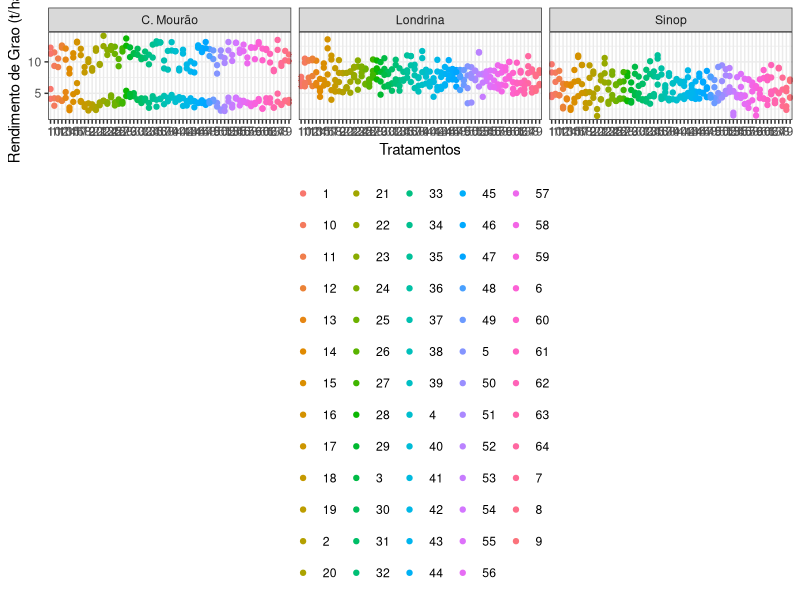

Source code (R): (Note: this script raises an error after producing the figure.)
# Análise conjunta para grupos de experimentos casualizados em blocos
library(readxl)

dados <- read_excel("first analysis.xlsx")
str(dados)

library(dplyr)
dados <- dados %>%
  mutate(Block = as.character(Block), 
         Treat = as.character(Treat), 
         Name_city = as.character(Name_city),
         Grain_yield = as.numeric(Grain_yield, na.rm = TRUE))
str(dados)
colnames(dados)

library(ggplot2)
          ggplot(dados,
               aes(x = Treat,
                   y = Grain_yield,
                   color = Treat)) + 
          geom_point() +
          facet_wrap(~Name_city) +
          xlab("Tratamentos") +
          ylab("Rendimento de Grao (t/ha)") +
          theme_bw() +
          theme(legend.position = "bottom",
                legend.direction = "horizontal",
                legend.title = element_blank())

          
          #Analises Individuais
          library(lmtest)

          #Local 1 - Planaltina
          mod.l1<- aov(Grain_yield ~ Block + Treat, 
                       data=dados, 
                       subset = c(Name_city=="Planaltina"))
  
          shapiro.test(rstandard(mod.l1))

          lmtest::bptest(mod.l1) #studentized Breusch-Pagan test
 
          ggplot(subset(dados, Name_city=="Planaltina"),
                 aes(x = Treat,
                     y = rstudent(mod.l1))) +
            geom_point()

          anova(mod.l1)     
          
          #Local 2 - Sinop
          mod.l2<- aov(Grain_yield ~ Block + Treat,
                       data = dados,
                       subset = c(Name_city=="Sinop"))
          
          shapiro.test(rstandard(mod.l2))
          
          lmtest::bptest(mod.l2) #studentized Breusch-Pagan test
          
          ggplot(subset(dados, Name_city=="Planaltina"),
                 aes(x = Treat,
                     y = rstudent(mod.l2))) +
            geom_point()
          
          
          anova(mod.l2)     

          #Local 3 - C. Mourão        
          mod.l3<- aov(Grain_yield ~ Block + Treat,
                       data = dados,
                       subset = c(Name_city=="C. Mourão"))
          
          shapiro.test(rstandard(mod.l3))
          
          lmtest::bptest(mod.l3) #studentized Breusch-Pagan test
          
          ggplot(subset(dados, Name_city=="Planaltina"),
                 aes(x = Treat,
                     y = rstudent(mod.l3))) +
            geom_point()
          
          
          anova(mod.l3)     
          
          #Local 4 - Londrina
          mod.l4<- aov(Grain_yield ~ Block + Treat,
                       data = dados,
                       subset = c(Name_city=="Londrina"))
          
          shapiro.test(rstandard(mod.l4))
          
          lmtest::bptest(mod.l4) #studentized Breusch-Pagan test
          
          ggplot(subset(dados, Name_city=="Londrina"),
                 aes(x = Treat,
                     y = rstudent(mod.l4))) +
            geom_point()
          
          
          anova(mod.l4) 
          
          #Local 5 - 7 Lagoas ($)
          mod.l5 <- aov(Grain_yield ~ Block + Treat,
                        data = dados,
                        subset = c(Name_city == "7 Lagoas ($)"))
          
          shapiro.test(rstandard(mod.l5))
          
          lmtest::bptest(mod.l5) #studentized Breusch-Pagan test
          
          ggplot(subset(dados, Name_city == "7 Lagoas ($)"),
                 aes(x = Treat,
                     y = rstudent(mod.l5))) +
            geom_point()
          
          anova(mod.l5)
          
          #Local 6 - Goiânia
          mod.l6 <- aov(Grain_yield ~ Block + Treat,
                        data = dados,
                        subset = c(Name_city == "Goiânia"))
          
          shapiro.test(rstandard(mod.l6))
          
          lmtest::bptest(mod.l6)
          
          ggplot(subset(dados, Name_city == "Goiânia"),
                 aes(x = Treat,
                     y = rstudent(mod.6))) +
            geom_point()
          
          anova(mod.l6)
          
          #Local 7 - Londrina (2)
          mod.l7 <- aov(Grain_yield ~ Block + Treat,
                        data = dados,
                        subset = c(Name_city == "Londrina (2)"))
          
          shapiro.test(rstandard(mod.l7))
          
          lmtest::bptest(mod.l7)
          
          ggplot(subset(dados, Name_city == "Londrina (2)"),
                 aes(x = Treat,
                     y = rstandard(mod.l7))) +
            geom_point()
          
          anova(mod.l7)
          
          #Local 8 - Dourados
          mod.l8 <- aov(Grain_yield ~ Block + Treat,
                        data = dados,
                        subset = c(Name_city == "Dourados"))
          
          shapiro.test(rstandard(mod.l8))
          
          lmtest::bptest(mod.l8)
          
          ggplot(subset(dados, Name_city == "Dourados"),
                 aes(x = Treat,
                     y = rstandard(mod.l8))) +
            geom_point()
          
          anova(mod.l8)
          
          #Local 9 - S. Rai. das Mangabeiras
          mod.l9 <- aov(Grain_yield ~ Block + Treat,
                        data = dados,
                        subset = c(Name_city == "S. Rai. das Mangabeiras"))
          
          shapiro.test(rstandard(mod.l9))
          
          lmtest::bptest(mod.l9)
          
          ggplot(subset(dados, Name_city == "S. Rai. das Mangabeiras"),
                 aes(x = Treat,
                     y = rstandard(mod.l9))) +
            geom_point()
          
          anova(mod.l9)
          
          #Local 10 - Vilhena
          mod.l10 <- aov(Grain_yield ~ Block + Treat,
                        data = dados,
                        subset = c(Name_city == "Vilhena"))
          
          shapiro.test(rstandard(mod.l10))
          
          lmtest::bptest(mod.l10)
          
          ggplot(subset(dados, Name_city == "Vilhena"),
                 aes(x = Treat,
                     y = rstandard(mod.l10))) +
            geom_point()
          
          anova(mod.l10)
          
          #Local 11 - Sinop (2)
          mod.l11 <- aov(Grain_yield ~ Block + Treat,
                         data = dados,
                         subset = c(Name_city == "Sinop (2)"))
          
          shapiro.test(rstandard(mod.l11))
          
          lmtest::bptest(mod.l11)
          
          ggplot(subset(dados, Name_city == "Sinop (2)"),
                 aes(x = Treat,
                     y = rstandard(mod.l11))) +
            geom_point()
          
          anova(mod.l11)
          
          #Local12 - C. Mourão (2)
          mod.l12 <- aov(Grain_yield ~ Block + Treat,
                         data = dados,
                         subset = c(Name_city == "C. Mourão (2)"))
          
          shapiro.test(rstandard(mod.l12))
          
          lmtest::bptest(mod.l12)
          
          ggplot(subset(dados, Name_city == "C. Mourão (2)"),
                 aes(x = Treat,
                     y = rstandard(mod.l12))) +
            geom_point()
          
          anova(mod.l12)
          
          #Local13 - N. S. das Dores ($)
          mod.l13 <- aov(Grain_yield ~ Block + Treat,
                         data = dados,
                         subset = c(Name_city == "N. S. das Dores ($)"))
          
          shapiro.test(rstandard(mod.l13))
          
          lmtest::bptest(mod.l13)
          
          ggplot(subset(dados, Name_city == "N. S. das Dores ($)"),
                 aes(x = Treat,
                     y = rstandard(mod.l13))) +
            geom_point()
          
          anova(mod.l13)
          
          #Local14 - N. S. das Dores
          mod.l14 <- aov(Grain_yield ~ Block + Treat,
                         data = dados,
                         subset = c(Name_city == "N. S. das Dores"))
          
          shapiro.test(rstandard(mod.l14))
          
          lmtest::bptest(mod.l14)
          
          ggplot(subset(dados, Name_city == "N. S. das Dores"),
                 aes(x = Treat,
                     y = rstandard(mod.l14))) +
            geom_point()
          
          anova(mod.l14)

          #Local15 - Janaúba
          mod.l15 <- aov(Grain_yield ~ Block + Treat,
                         data = dados,
                         subset = c(Name_city == "Janaúba"))
          
          shapiro.test(rstandard(mod.l15))
          
          lmtest::bptest(mod.l15)
          
          ggplot(subset(dados, Name_city == "Janaúba"),
                 aes(x = Treat,
                     y = rstandard(mod.l15))) +
            geom_point()
          
          anova(mod.l15)
          
# Análise Conjunta

# Razão entre os quadrados médios dos resíduos
 
          (QMResiduo1<- anova(mod.l1)$"Mean Sq"[3])
          (QMResiduo2<- anova(mod.l2)$"Mean Sq"[3])
          (QMResiduo3<- anova(mod.l3)$"Mean Sq"[3])
          (QMResiduo4<- anova(mod.l4)$"Mean Sq"[3])
          (QMResiduo5<- anova(mod.l5)$"Mean Sq"[3])
          (QMResiduo6<- anova(mod.l6)$"Mean Sq"[3])
          (QMResiduo7<- anova(mod.l7)$"Mean Sq"[3])
          (QMResiduo8<- anova(mod.l8)$"Mean Sq"[3])
          (QMResiduo9<- anova(mod.l9)$"Mean Sq"[3])
          (QMResiduo10<- anova(mod.l10)$"Mean Sq"[3])
          (QMResiduo11<- anova(mod.l11)$"Mean Sq"[3])
          (QMResiduo12<- anova(mod.l12)$"Mean Sq"[3])
          (QMResiduo13<- anova(mod.l13)$"Mean Sq"[3])
          (QMResiduo14<- anova(mod.l14)$"Mean Sq"[3])
          (QMResiduo15<- anova(mod.l15)$"Mean Sq"[3])
          
          QMResiduo<- c(QMResiduo1, QMResiduo2, QMResiduo3, QMResiduo4, QMResiduo5, 
                        QMResiduo6, QMResiduo7, QMResiduo8, QMResiduo9, QMResiduo10, 
                        QMResiduo11, QMResiduo12, QMResiduo13, QMResiduo14, QMResiduo15)
          
          (max(QMResiduo)/min(QMResiduo))
          
         # ANOVA 
          mod.conj <- aov(Grain_yield ~ Name_city + Name_city:Block+
                            Treat + Name_city:Treat, 
                          data=dados)
          anova(mod.conj)
          
        ## Análise exploratória (descritiva)

          ggplot(data=dados,
                 aes(x = Treat,
                     y = Grain_yield,
                     color = Name_city,
                     group = Name_city)) + 
            geom_point(stat = "summary",
                       fun = "mean") +
            geom_line(stat = "summary",
                      fun = "mean") +
            xlab("Treatment") +
            ylab("Grain_yield") +
            theme_bw() +
            theme(legend.position = "bottom",
                  legend.direction = "horizontal",
                  legend.title = element_blank())
          
          